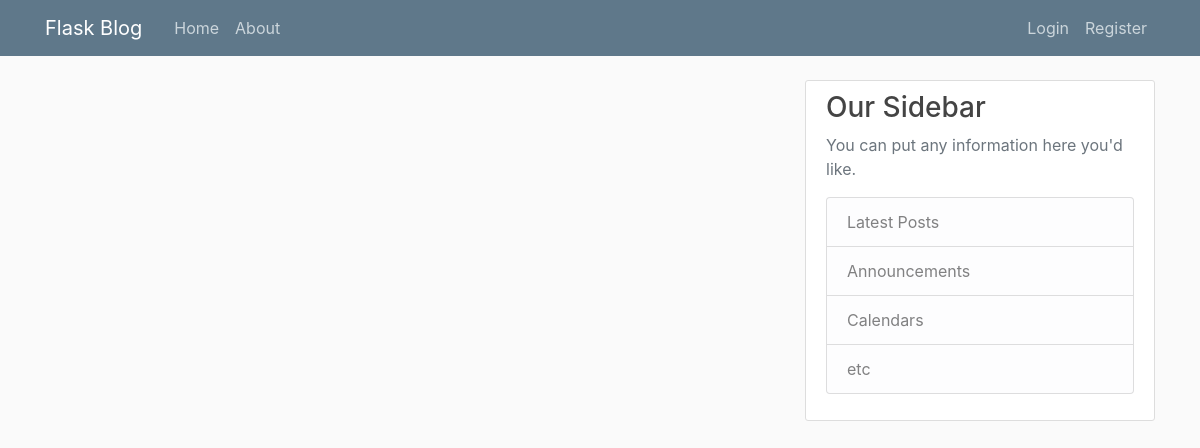
Page /home on the earlier database version.
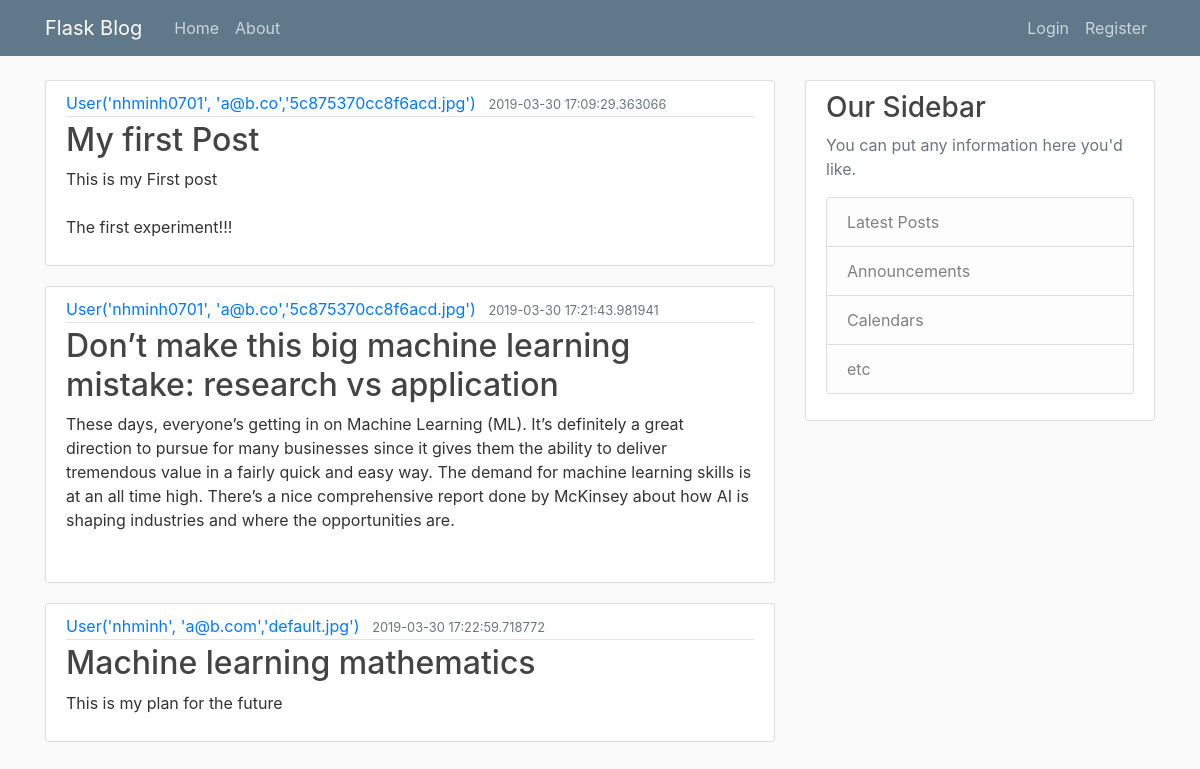
Same page on the later database version.
### flaskblog/models.py (models this page shows, shortened)
class Post(db.Model):
    id = db.Column(db.Integer, primary_key=True)
    title = db.Column(db.String(100), nullable=False)
    date_posted = db.Column(db.DateTime, nullable=False, default=datetime.utcnow)
    content = db.Column(db.Text, nullable=False)
    user_id = db.Column(db.Integer, db.ForeignKey('user.id'), nullable=False)

class User(db.Model, UserMixin):
    id = db.Column(db.Integer, primary_key=True)
    username = db.Column(db.String(20), unique=True, nullable=False)
    email = db.Column(db.String(120), unique=True, nullable=False)
    image_file = db.Column(db.String(20), nullable=False, default='default.jpg')
    password = db.Column(db.String(60), nullable=False)
    posts = db.relationship('Post', backref='author',lazy=True)
    def __repr__(self):
        return f"User('{self.username}', '{self.email}','{self.image_file}')"

### flaskblog/routes.py (the view)
@app.route("/")
@app.route("/home")
def home():
    posts = Post.query.all()
    return render_template('home.html', posts = posts)

### flaskblog/templates/home.html
{% extends "layout.html" %}
{% block content %}
	{% for post in posts %}
		<article class="media content-section">
			<div class="media-body">
				<div class="article-metadata">
					<a class="mr-2" href="#">{{ post.author }}</a>
					<small class="text-muted">{{ post.date_posted }}</small>
				</div>
				<h2><a class="article-title" href="#">{{ post.title }}</a></h2>
				<p class="article-content">{{ post.content }}</p>
			</div>
		</article>
	{% endfor %}
{% endblock content %}

### flaskblog/templates/layout.html (shortened to what this page needs)
<!DOCTYPE html>
<html>
<head>
    <link rel="stylesheet" href="https://stackpath.bootstrapcdn.com/bootstrap/4.3.1/css/bootstrap.min.css">
    <link rel="stylesheet" type="text/css" href="{{ url_for('static', filename='main.css') }}">
</head>
<body>
        <header class="site-header">
                <nav class="navbar navbar-expand-md navbar-dark bg-steel fixed-top">
                  <div class="container">
                    <a class="navbar-brand mr-4" href="/">Flask Blog</a>
                    <div class="collapse navbar-collapse" id="navbarToggle">
                      <div class="navbar-nav mr-auto">
                        <a class="nav-item nav-link" href="/">Home</a>
                        <a class="nav-item nav-link" href="/about">About</a>
                      </div>
                      <div class="navbar-nav">
                        {% if current_user.is_authenticated %}
                        <a class="nav-item nav-link" href="{{ url_for('new_post') }}">New Post</a>
                          <a class="nav-item nav-link" href="/account">Account</a>
                          <a class="nav-item nav-link" href="/logout">Logout</a>
                        {% else %}
                          <a class="nav-item nav-link" href="/login">Login</a>
                          <a class="nav-item nav-link" href="/register">Register</a>
                        {% endif %}
                      </div>
                    </div>
                  </div>
                </nav>
              </header>
              <main role="main" class="container">
                    <div class="row">
                      <div class="col-md-8">
                        {% block content %}{% endblock %}
                      </div>
                      <div class="col-md-4">
                        <div class="content-section">
                          <h3>Our Sidebar</h3>
                          <p class='text-muted'>You can put any information here you'd like.
                            <ul class="list-group">
                              <li class="list-group-item list-group-item-light">Latest Posts</li>
                              <li class="list-group-item list-group-item-light">Announcements</li>
                              <li class="list-group-item list-group-item-light">Calendars</li>
                              <li class="list-group-item list-group-item-light">etc</li>
                            </ul>
                          </p>
                        </div>
                      </div>
                    </div>
                  </main>
</body>
</html>

### flaskblog/static/main.css (style rules this page uses)
body { background: #fafafa; color: #333333; margin-top: 5rem; }
h1, h2, h3, h4, h5, h6 { color: #444444; }
.bg-steel { background-color: #5f788a; }
.site-header .navbar-nav .nav-link { color: #cbd5db; }
.content-section { background: #ffffff; padding: 10px 20px; border: 1px solid #dddddd; border-radius: 3px; margin-bottom: 20px; }
.article-title { color: #444444; }
.article-content { white-space: pre-line; }
.article-metadata { padding-bottom: 1px; margin-bottom: 4px; border-bottom: 1px solid #e3e3e3 }

Differences in the rows shown:
added Post: author "User('nhminh0701', 'a@b.co','5c875370cc8f6acd.jpg')", date_posted "2019-03-30 17:09:29.363066", title "My first Post", content "This is my First post The first experiment!!!"
added Post: author "User('nhminh0701', 'a@b.co','5c875370cc8f6acd.jpg')", date_posted "2019-03-30 17:21:43.981941", title "Don’t make this big machine learning mistake: research vs application", content "These days, everyone’s getting in on Machine Learning (ML). It’s definitely a great direction to pursue for many businesses since it gives them the ability to deliver tremendous value in a fairly quick and easy way. The demand for machine learning skills is at an all time high. There’s a nice comprehensive report done by McKinsey about how AI is shaping industries and where the opportunities are."
added Post: author "User('nhminh', 'a@b.com','default.jpg')", date_posted "2019-03-30 17:22:59.718772", title "Machine learning mathematics", content "This is my plan for the future"
